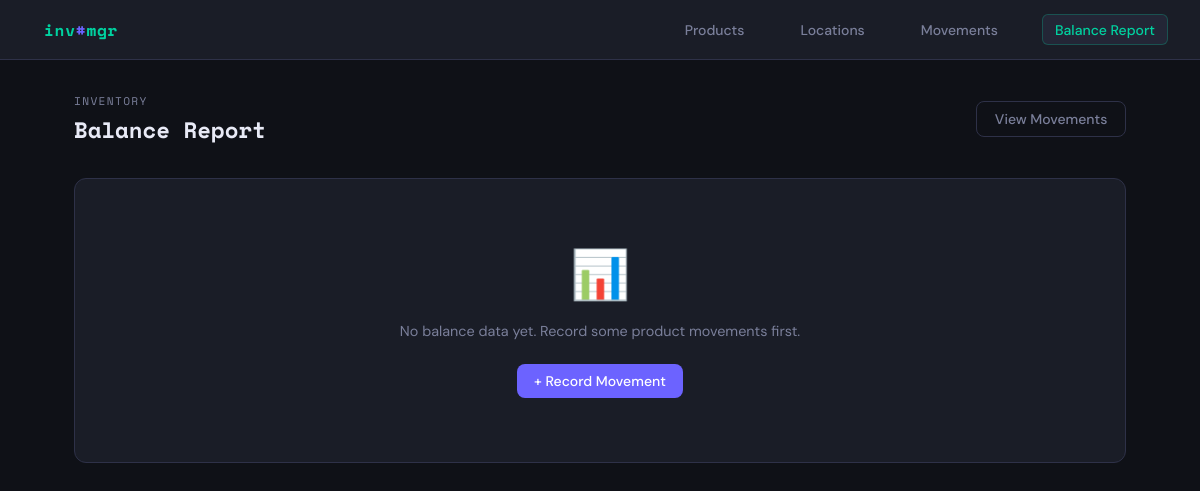
The app's page /report, older data.
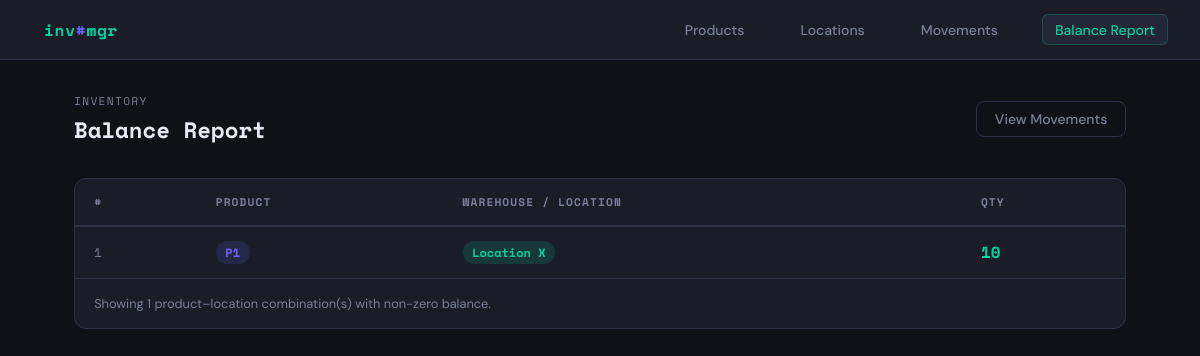
The same page, newer data.
### app.py (models this page shows, shortened)
class ProductMovement(db.Model):
    movement_id   = db.Column(db.String(50), primary_key=True)
    timestamp     = db.Column(db.DateTime, default=datetime.utcnow)
    from_location = db.Column(db.String(50), db.ForeignKey('location.location_id'), nullable=True)
    to_location   = db.Column(db.String(50), db.ForeignKey('location.location_id'), nullable=True)
    product_id    = db.Column(db.String(50), db.ForeignKey('product.product_id'), nullable=False)
    qty           = db.Column(db.Integer, nullable=False)

### app.py (the view)
@app.route('/report')
def report():
    balance = compute_balance()
    return render_template('report.html', balance=balance)

### app.py (called while the page is built)
def compute_balance():
    balance = {}   # key: (product_id, location_id) → qty
    movements = ProductMovement.query.order_by(ProductMovement.timestamp).all()
    for m in movements:
        if m.to_location:
            key = (m.product_id, m.to_location)
            balance[key] = balance.get(key, 0) + m.qty
        if m.from_location:
            key = (m.product_id, m.from_location)
            balance[key] = balance.get(key, 0) - m.qty
    result = [
        {'product': p, 'location': l, 'qty': q}
        for (p, l), q in balance.items()
        if q != 0
    ]
    result.sort(key=lambda x: (x['product'], x['location']))
    return result

### templates/report.html (shortened to what this page needs)
{% extends 'base.html' %}
{% block content %}
<div class="page-header">
  <h1><span class="label">Inventory</span>Balance Report</h1>
  <a href="{{ url_for('movements') }}" class="btn btn-outline">View Movements</a>
</div>
<div class="card">
  {% if balance %}
  <table>
    <thead>
      <tr>
        <th>#</th>
        <th>Product</th>
        <th>Warehouse / Location</th>
        <th>Qty</th>
      </tr>
    </thead>
    <tbody>
      {% for row in balance %}
      <tr>
        <td><span class="ts">{{ loop.index }}</span></td>
        <td><span class="badge badge-purple">{{ row.product }}</span></td>
        <td><span class="badge badge-green">{{ row.location }}</span></td>
        <td>
          <strong style="font-family:var(--mono);font-size:1rem;
            color:{% if row.qty > 0 %}var(--accent2){% else %}var(--danger){% endif %}">
            {{ row.qty }}
          </strong>
        </td>
      </tr>
      {% endfor %}
    </tbody>
  </table>
  <div style="padding:1rem 1.2rem ;border-top:1px solid var(--border);font-size:0.8rem;color:var(--muted);">
    Showing {{ balance | length }} product–location combination(s) with non-zero balance.
  </div>
  {% else %}
  <div class="empty">
    <div class="icon">📊</div>
    <p>No balance data yet. Record some product movements first.</p>
    <a href="{{ url_for('add_movement') }}" class="btn btn-primary">+ Record Movement</a>
  </div>
  {% endif %}
</div>
{% endblock %}

Row changes from the older to the newer data that the page shows:
added ProductMovement: product "P1", location "Location X", qty "10"
Text that changed along with them:
{{ balance | length }}: (not shown) → "1"
text no longer shown: "📊 No balance data yet. Record some product movements first. + Record Movement"
text now shown: "# PRODUCT WAREHOUSE / LOCATION QTY Showing product–location combination(s) with non-zero balance."
